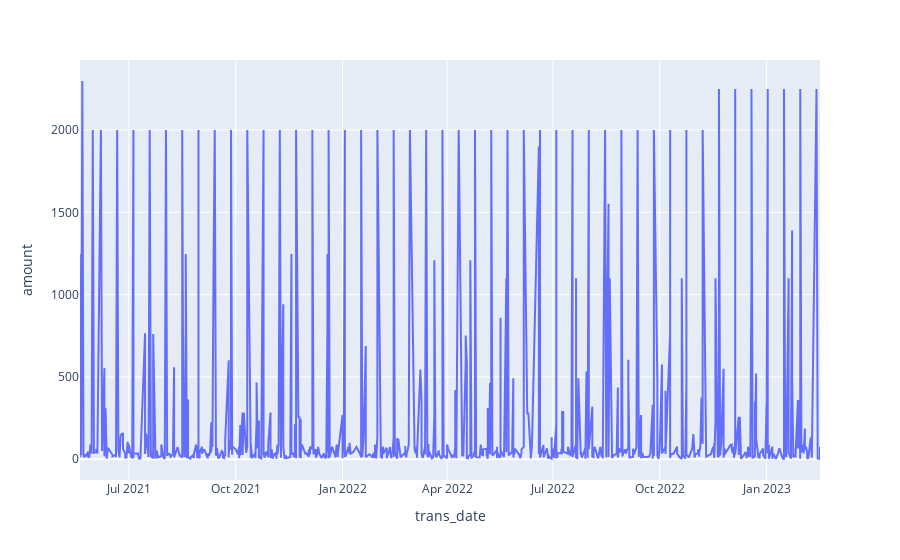

Source (notebook cell):
### Code cell
import pandas as pd

df = pd.read_csv('database/record.csv')
px.line(df, x='trans_date', y='amount', labels={'x':'Date', 'y':'Price'})

### Figure 1 — Plotly figure (JSON) as saved in the notebook; plotly's stock layout.template omitted (floating-point values rounded to 4 significant figures; data arrays with more than 128 entries replaced by an {"elided": "..."} marker saying what was removed)
{"data": [{"hovertemplate": "trans_date=%{x}<br>amount=%{y}<extra></extra>", "legendgroup": "", "line": {"color": "#636efa", "dash": "solid"}, "marker": {"symbol": "circle"}, "mode": "lines", "name": "", "orientation": "v", "showlegend": false, "type": "scatter", "x": {"elided": "784 str values"}, "xaxis": "x", "y": {"elided": "784 int values"}, "yaxis": "y"}], "layout": {"legend": {"tracegroupgap": 0}, "margin": {"t": 60}, "xaxis": {"anchor": "y", "domain": [0, 1], "title": {"text": "trans_date"}}, "yaxis": {"anchor": "x", "domain": [0, 1], "title": {"text": "amount"}}}}
